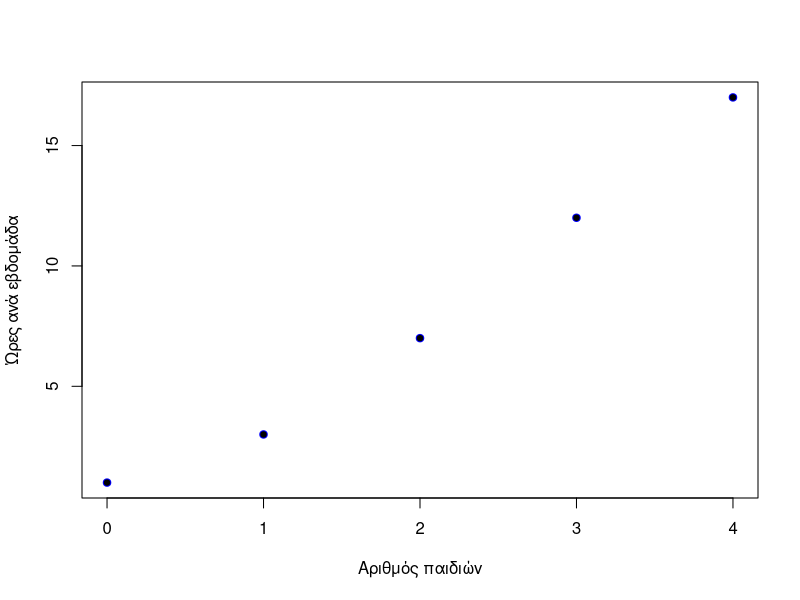
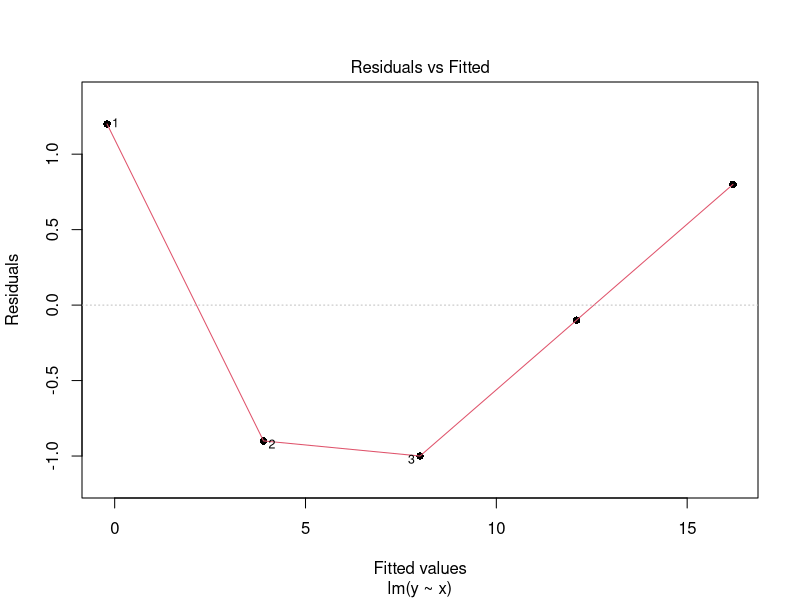
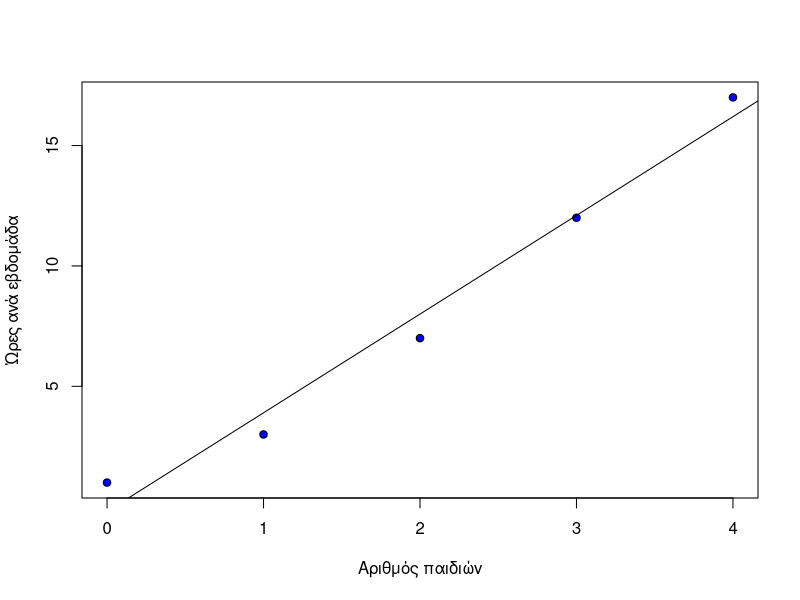

Here is the R script that generated these plots, in order:
## ---- chunk 1

df <- data.frame(x=c(0,1,2,3,4),
                  y=c(1,3,7,12,17))
df

n=nrow(df)


## ---- chunk 2
plot(df$x,df$y,  col='blue', pch=21, bg="black", xlab="Αριθμός παιδιών", ylab="Ώρες ανά εβδομάδα")
## ---- chunk 3
model <- lm(formula = y ~ x, data=df)
## ---- chunk 4
model
## ---- chunk 5
b=model$coefficients["x"]
a=model$coefficients["(Intercept)"] 

print(sprintf("Η τιμή της παραμέτρου β είναι: %s και της παραμέτρου α είναι: %s", as.vector(b),round(as.vector(a),2)))


## ---- chunk 6
summary(model)
## ---- chunk 7
predict(model)
## ---- chunk 8
plot(model, pch=16, which=1)
## ---- chunk 9
sum((df$y - predict(model))^2)/n

# ή
# sum(model$residuals^2)/n



## ---- chunk 10
library(Metrics)
mse(df$y, predict(model))
## ---- chunk 11
summary(model)$r.squared
## ---- chunk 12

plot(df$x,df$y,  col='black', pch=21, bg="blue", xlab="Αριθμός παιδιών", ylab="Ώρες ανά εβδομάδα")

abline(model)
## ---- chunk 13
cor(df$x, df$y, method="pearson")
